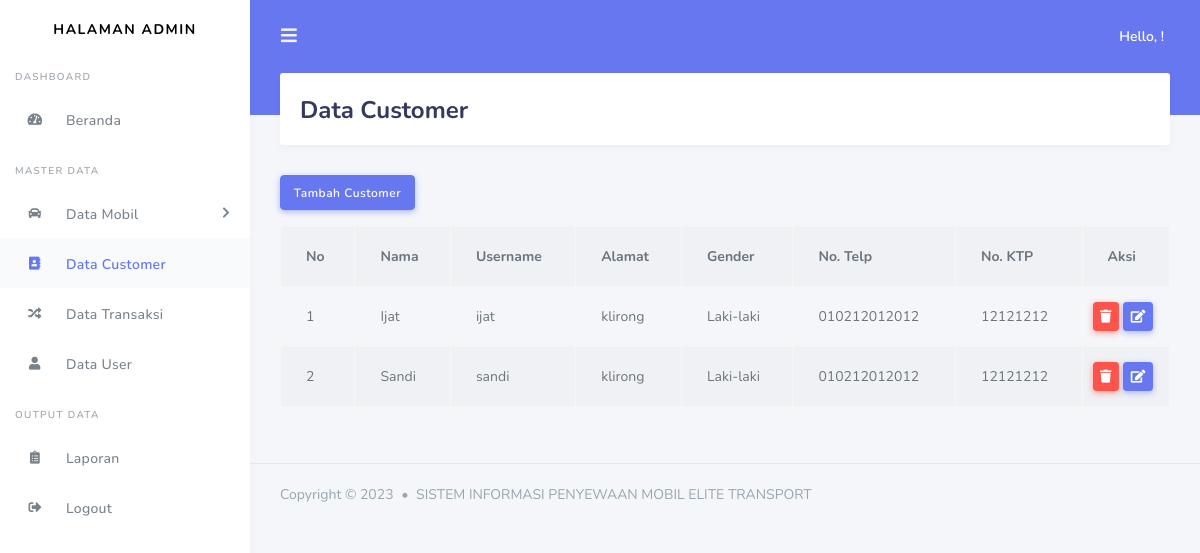
/index.php/admin/data_customer, run on the app's committed database.
### tables this page shows
CREATE TABLE `customer` (
  `id_customer` int NOT NULL,
  `nama` varchar(120) NOT NULL,
  `username` varchar(120) NOT NULL,
  `alamat` varchar(120) NOT NULL,
  `gender` varchar(20) NOT NULL,
  `no_telp` varchar(20) NOT NULL,
  `no_ktp` varchar(50) NOT NULL,
  `password` varchar(120) NOT NULL
);

### application/controllers/admin/Data_customer.php (called while the page is built, shortened)
<?php
	class Data_customer extends CI_Controller{
		public function index(){
			$this->rental_model->admin_login();
			$data['customer'] = $this->rental_model->get_data('customer')->result();
			$this->load->view('templates_admin/header');
			$this->load->view('templates_admin/sidebar');
			$this->load->view('admin/Data_customer',$data);
			$this->load->view('templates_admin/footer');
		}
	}
 ?>

### index.php (called while the page is built, shortened)
<?php
require_once BASEPATH.'core/CodeIgniter.php';

### application/models/Rental_model.php (called while the page is built, shortened)
<?php
	class Rental_model extends CI_Model{
		public function get_data($table){
			return $this->db->get($table);
		}
	}
?>

### application/views/admin/Data_customer.php (the view, shortened to what this page needs)
<div class="main-content">
    <section class="section">
        <div class="section-header">
            <h1>Data Customer</h1>
        </div>
        <a href="<?php echo base_url('admin/data_customer/tambah_customer')?>" class="btn btn-primary mb-3">Tambah Customer</a>
        <table class="table table-striped table-bordered">
        	<tr>
        		<th>No</th>
        		<th>Nama</th>
        		<th>Username</th>
        		<th>Alamat</th>
        		<th>Gender</th>
        		<th>No. Telp</th>
        		<th>No. KTP</th>
        		<th>Aksi</th>
        	</tr>
            <?php
            $no = 1;
            foreach ($customer as $cs) :
            ?>
            <tr>
                <td><?php echo $no++ ?></td>
                <td><?php echo $cs->nama ?></td>
                <td><?php echo $cs->username ?></td>
                <td><?php echo $cs->alamat ?></td>
                <td><?php echo $cs->gender ?></td>
                <td><?php echo $cs->no_telp ?></td>
                <td><?php echo $cs->no_ktp ?></td>
                <td>
                    <div class="row">
                        <a href="<?php echo base_url('admin/data_customer/delete_customer/') . $cs->id_customer?>" class="btn btn-sm btn-danger mr-1"><i class="fas fa-trash"></i></a>
                        <a href="<?php echo base_url('admin/data_customer/update_customer/') . $cs->id_customer?>" class="btn btn-sm btn-primary"><i class="fas fa-edit"></i></a>
                    </div>
                </td>
            </tr>
        <?php endforeach; ?>
        </table>
    </section>
</div>

### assets/assets_stisla/assets/css/all.css (style rules this page uses)
.fa,.fab,.fal,.far,.fas { -moz-osx-font-smoothing:grayscale;-webkit-font-smoothing:antialiased;display:inline-block;font-style:normal;font-variant:normal;text-rendering:auto;line-height:1 }
.fa-edit:before { content:"\f044" }
.fa-trash:before { content:"\f1f8" }
.fa,.far,.fas { font-family:"Font Awesome 5 Free" }
.fa,.fas { font-weight:900 }

### data on the page
customer: nama "Ijat", username "ijat", alamat "klirong", gender "Laki-laki", no_telp "010212012012", no_ktp "12121212"
customer: nama "Sandi", username "sandi", alamat "klirong", gender "Laki-laki", no_telp "010212012012", no_ktp "12121212"
